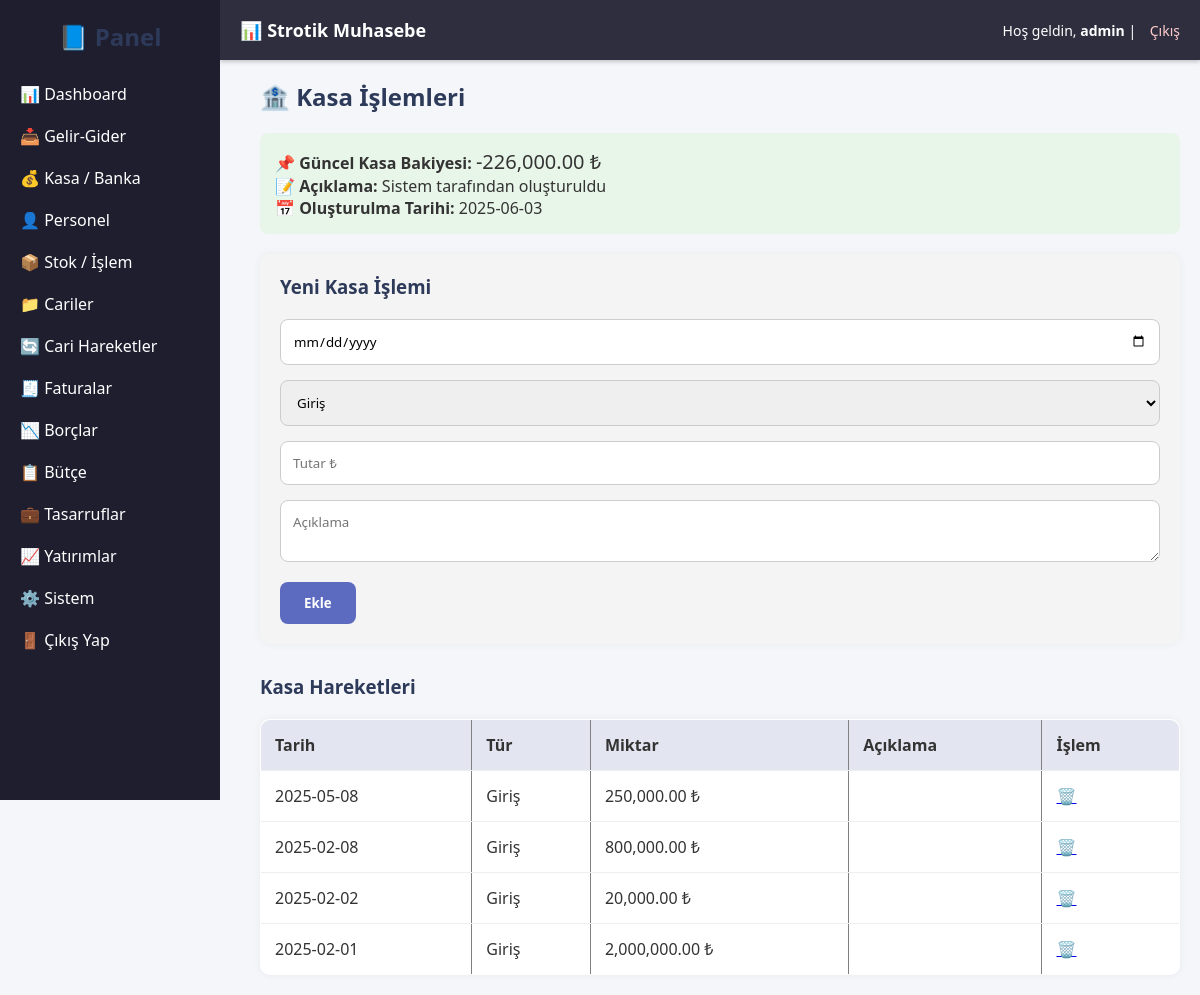
Screenshot of /pages/kasalar.php (signed in) with the database file from the repository.
### tables this page shows
CREATE TABLE `kasalar` (
  `id` int(11) NOT NULL,
  `ad` varchar(100) NOT NULL,
  `bakiye` decimal(10,2) NOT NULL DEFAULT 0.00,
  `aciklama` varchar(255) DEFAULT NULL,
  `olusturma_tarihi` date DEFAULT curdate()
);

CREATE TABLE `kasa_hareketler` (
  `id` int(11) NOT NULL,
  `kasa_id` int(11) NOT NULL,
  `tutar` decimal(10,2) NOT NULL,
  `tip` enum('Giriş','Çıkış') NOT NULL,
  `aciklama` text DEFAULT NULL,
  `tarih` date NOT NULL
);

### pages/kasalar.php (the view, shortened to what this page needs)
<?php
include '../includes/db.php';
include '../includes/header.php';
include '../includes/sidebar.php';
$kasa_id = 1;
$hareketler = $baglanti->query("SELECT * FROM kasa_hareketler WHERE kasa_id = $kasa_id ORDER BY tarih DESC")->fetchAll(PDO::FETCH_ASSOC);
$kasa_bilgi = $baglanti->query("SELECT * FROM kasalar WHERE id = $kasa_id")->fetch(PDO::FETCH_ASSOC);
$bakiye = $kasa_bilgi['bakiye'] ?? 0;
?>
<div style="margin-left: 240px; padding: 20px;">
    <h2>🏦 Kasa İşlemleri</h2>
    <div style="background: #e8f5e9; padding: 15px; border-radius: 8px; margin-bottom: 20px;">
        <strong>📌 Güncel Kasa Bakiyesi:</strong> <span style="font-size: 20px;"><?= number_format($bakiye, 2) ?> ₺</span><br>
        <strong>📝 Açıklama:</strong> <?= htmlspecialchars($kasa_bilgi['aciklama'] ?? 'Yok') ?><br>
        <strong>📅 Oluşturulma Tarihi:</strong> <?= $kasa_bilgi['olusturma_tarihi'] ?? 'Yok' ?>
    </div>
    <form method="POST" style="background: #f4f4f4; padding: 20px; border-radius: 10px; margin-bottom: 30px;">
        <h3>Yeni Kasa İşlemi</h3>
        <input type="date" name="islem_tarihi" required>
        <select name="tur">
            <option value="Giriş">Giriş</option>
        </select>
        <input type="number" step="0.01" name="miktar" placeholder="Tutar ₺" required>
        <textarea name="aciklama" placeholder="Açıklama"></textarea>
        <button type="submit" name="ekle">Ekle</button>
    </form>
    <h3>Kasa Hareketleri</h3>
    <table border="1" cellpadding="8" cellspacing="0" style="width:100%; background:#fff;">
        <tr>
            <th>Tarih</th>
            <th>Tür</th>
            <th>Miktar</th>
            <th>Açıklama</th>
            <th>İşlem</th>
        </tr>
        <?php foreach ($hareketler as $k): ?>
            <tr>
                <td><?= $k['tarih'] ?></td>
                <td><?= $k['tip'] ?></td>
                <td><?= number_format($k['tutar'], 2) ?> ₺</td>
                <td><?= htmlspecialchars($k['aciklama']) ?></td>
                <td><a href="?sil=<?= $k['id'] ?>" onclick="return confirm('Silinsin mi?')">🗑️</a></td>
            </tr>
        <?php endforeach; ?>
    </table>
</div>

### assets/style.css (style rules this page uses)
* { margin: 0; padding: 0; box-sizing: border-box; font-family: 'Segoe UI', sans-serif; }
body { background: #f4f6f9; color: #333; }
h2, h3 { margin-bottom: 20px; color: #2e3a59; }
form { background: #fff; padding: 25px; border-radius: 12px; box-shadow: 0 0 10px rgba(0,0,0,0.05); margin-bottom: 40px; }
form input, form select, form textarea { width: 100%; padding: 12px; margin-bottom: 15px; border: 1px solid #ccc; border-radius: 8px; transition: 0.2s; }
form button { background: #5c6bc0; color: white; border: none; padding: 12px 24px; border-radius: 8px; cursor: pointer; font-weight: bold; transition: 0.2s; }
table { width: 100%; border-collapse: collapse; background: white; border-radius: 10px; overflow: hidden; box-shadow: 0 0 8px rgba(0,0,0,0.05); }
table th, table td { padding: 14px; text-align: left; border-bottom: 1px solid #eee; }
table th { background: #e3e6f0; font-weight: 600; }

### includes/header.php (style rules this page uses)
body { padding-top: 60px; }

### rows the page displays
kasalar: bakiye "-226,000.00", aciklama "Sistem tarafından oluşturuldu", olusturma_tarihi "2025-06-03"
kasa_hareketler: tarih "2025-05-08", tip "Giriş", tutar "250,000.00"
kasa_hareketler: tarih "2025-02-08", tip "Giriş", tutar "800,000.00"
kasa_hareketler: tarih "2025-02-02", tip "Giriş", tutar "20,000.00"
kasa_hareketler: tarih "2025-02-01", tip "Giriş", tutar "2,000,000.00"

### other values shown
$_SESSION['kullanici_adi'] "admin"
